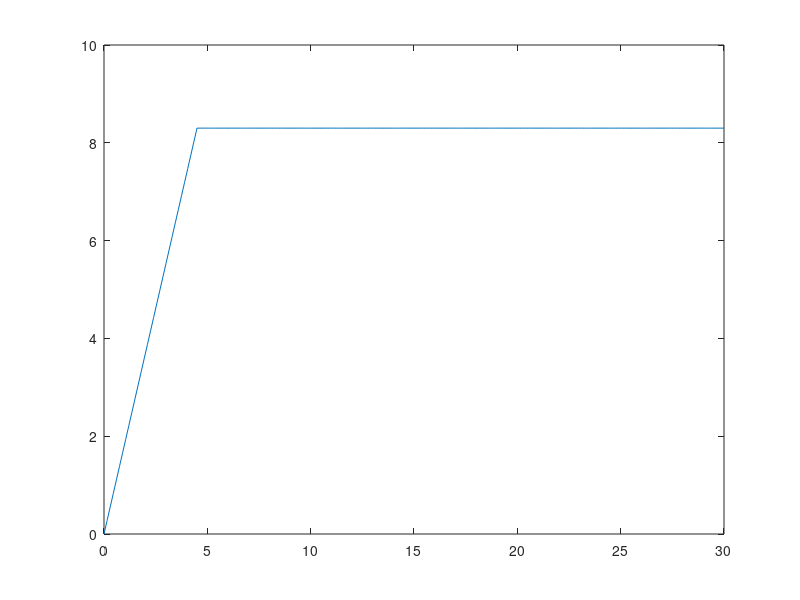

Here is the MATLAB script that generated this plot:
dt = 0.15
t = 0:dt:30
rampend = 4.5
rampsize = 8.3
u = [0:dt/rampend:1,ones(1, (30-rampend)/dt)]*rampsize
clf()       % clears the plot window
plot(t, u)  % plot the input against time